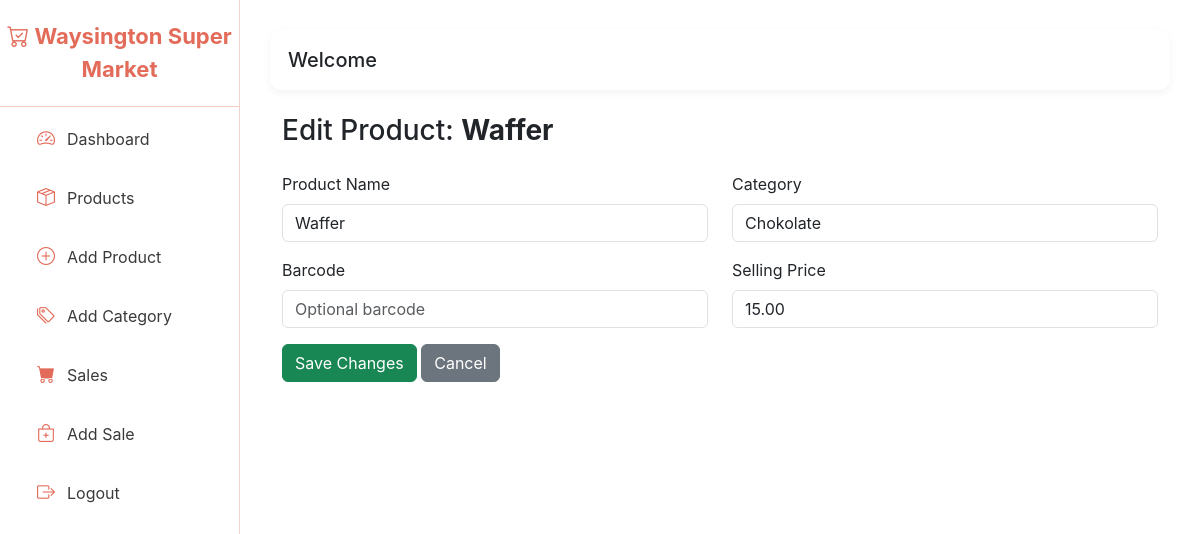
Before: /myapp/products/edit/1/ with the older database file.
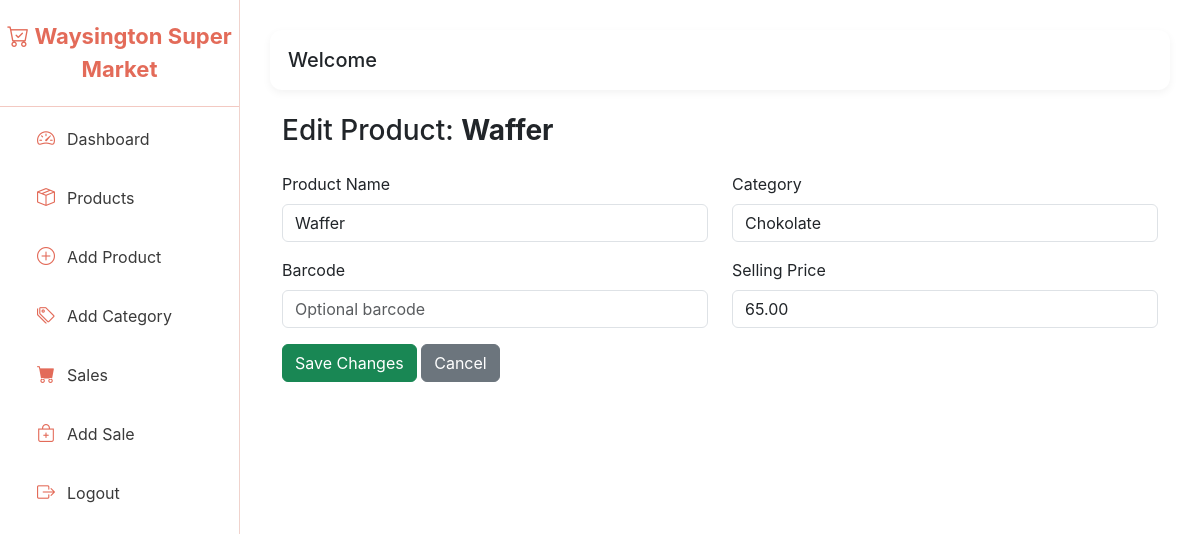
After: the same page with the newer database file.
### myapp/models.py (models this page shows, shortened)
class Product(models.Model):
    name = models.CharField(max_length=200)
    category = models.ForeignKey(Category, on_delete=models.SET_NULL, null=True)
    barcode = models.CharField(max_length=100, blank=True, null=True)
    selling_price = models.DecimalField(max_digits=10, decimal_places=2)  # retail price
    created_at = models.DateTimeField(auto_now_add=True)

### myapp/views.py (the view)
# urls.py: path('products/edit/<int:product_id>/', views.edit_product, name='edit_product'),
def edit_product(request, product_id):
    product = get_object_or_404(Product, id=product_id)
    if request.method == 'POST':
        form = ProductForm(request.POST, instance=product)
        if form.is_valid():
            form.save()
            return redirect('products')
    else:
        form = ProductForm(instance=product)
    return render(request, 'edit_product.html', {'form': form})

### myapp/forms.py
class ProductForm(forms.ModelForm):
    class Meta:
        model = Product
        fields = ['name', 'category', 'barcode', 'selling_price']
        widgets = {
            'name': forms.TextInput(attrs={
                'class': 'form-control',
                'placeholder': 'Enter product name'
            }),
            'category': forms.Select(attrs={
                'class': 'form-select'
            }),
            'barcode': forms.TextInput(attrs={
                'class': 'form-control',
                'placeholder': 'Optional barcode'
            }),
            'selling_price': forms.NumberInput(attrs={
                'class': 'form-control',
                'step': '0.01',
                'placeholder': 'Selling price'
            }),
        }

### myapp/models.py (called while the page is built)
    def __str__(self):
        return self.name

### myapp/templatetags/form_tags.py (called while the page is built)
@register.filter(name='add_class')
def add_class(value, css_class):
    return value.as_widget(attrs={"class": css_class})

### template/edit_product.html (shortened to what this page needs)
{% extends "base.html" %}
{% block content %}
<div class="container mt-4">
{% load form_tags %}
    <h3>Edit Product: <strong>{{ form.instance.name }}</strong></h3>
    <form method="POST" class="mt-4">
        <div class="row">
            <div class="col-md-6 mb-3">
                <label class="form-label">Product Name</label>
                {{ form.name|add_class:"form-control" }}
            </div>
            <div class="col-md-6 mb-3">
                <label class="form-label">Category</label>
                {{ form.category|add_class:"form-control" }}
            </div>
            <div class="col-md-6 mb-3">
                <label class="form-label">Barcode</label>
                {{ form.barcode|add_class:"form-control" }}
            </div>
            <div class="col-md-6 mb-3">
                <label class="form-label">Selling Price</label>
                {{ form.selling_price|add_class:"form-control" }}
            </div>
        </div>
        <button class="btn btn-success">Save Changes</button>
        <a href="{% url 'products' %}" class="btn btn-secondary">Cancel</a>
    </form>
</div>
{% endblock %}

Changed rows visible on the page:
changed Product "Waffer": selling_price "15.00" → "65.00"
